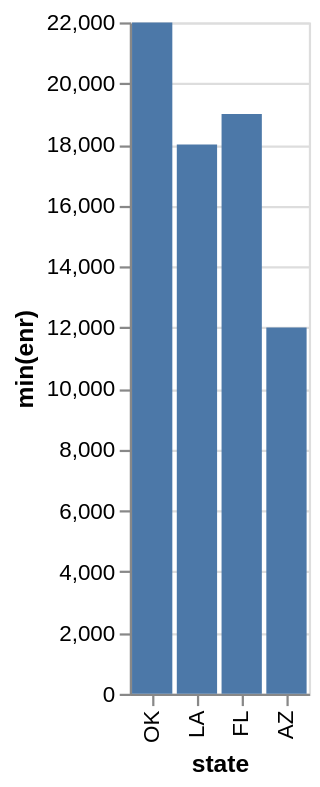

The specification (Vega-Lite) saved for this image:
### Vega-Lite specification from a JSON file in a GitHub repository (floating-point values rounded to 4 significant figures)
{"data": {"values": [{"x_data": "OK", "y_data": 22000}, {"x_data": "LA", "y_data": 18000}, {"x_data": "FL", "y_data": 19000}, {"x_data": "AZ", "y_data": 12000}]}, "mark": "bar", "encoding": {"x": {"field": "x_data", "type": "nominal", "title": "state", "sort": "descending"}, "y": {"field": "y_data", "type": "quantitative", "title": "min(enr)"}}}
